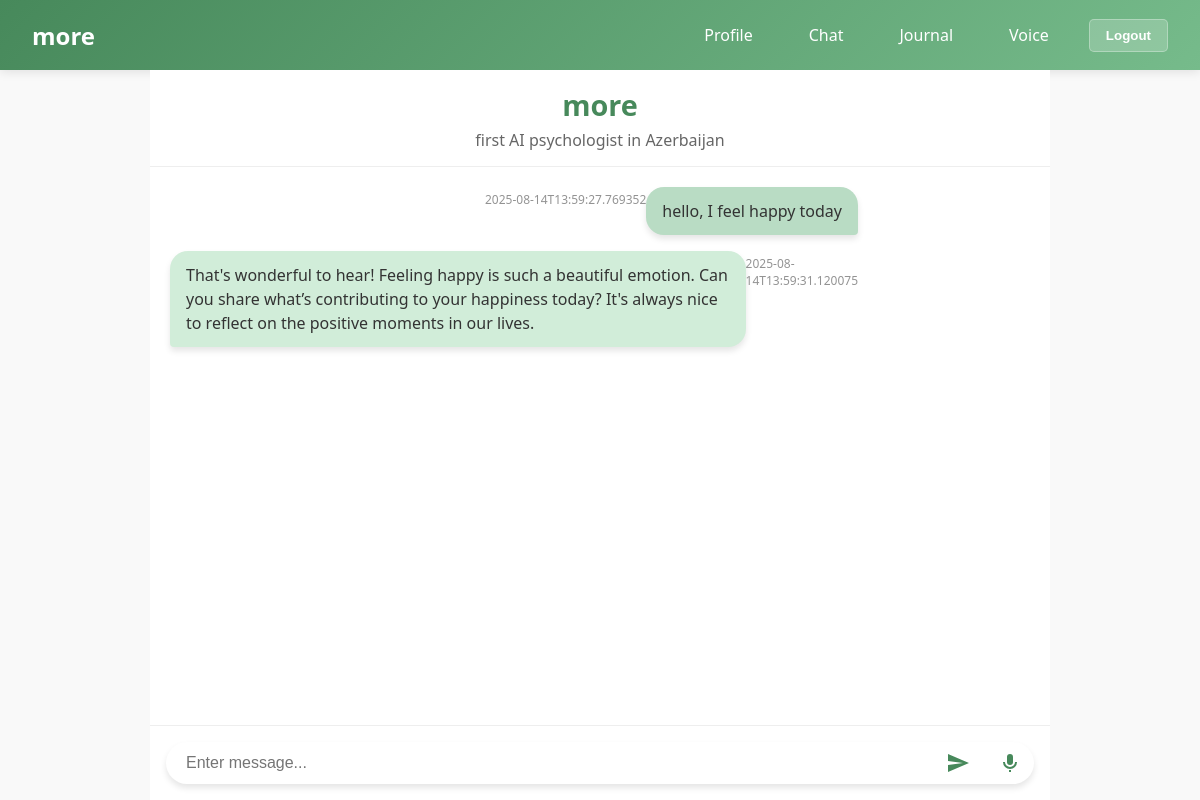
The page /chat (signed in) on the database its author committed.
### models.py (models this page shows, shortened)
class Chat(db.Model):
    __tablename__ = 'chats'
    id = db.Column(db.Integer, primary_key=True)
    user_id = db.Column(db.Integer, db.ForeignKey('users.id'), nullable=False)
    message = db.Column(db.Text, nullable=False)
    timestamp = db.Column(db.DateTime, default=datetime.utcnow)
    message_type = db.Column(db.String(20), default='user')  # 'user' or 'assistant'
    user = db.relationship('User', backref='chats', lazy=True)

### server.py (the view, shortened to what this page needs)
@app.route('/chat')
@login_required
def getresp():
    usertext = request.args.get('usertext')
    print(f"🔍 Loading chat history for user: {current_user.username} (ID: {current_user.id})")
    user_chats = Chat.query.filter_by(user_id=current_user.id).order_by(Chat.timestamp).all()
    print(f"📊 Found {len(user_chats)} chat messages for user {current_user.username}")
    history = []
    for chat in user_chats:
        history.append({
            'message': chat.message,
            'type': chat.message_type,
            'timestamp': chat.timestamp.isoformat()
        })
    if request.headers.get('X-Requested-With') == 'XMLHttpRequest':
        return jsonify(history=history)
    return render_template("chat.html", history=history)

### server.py (called while the page is built)
@login_manager.user_loader
def load_user(user_id):
    user = User.query.get(int(user_id))
    if user:
        print(f"👤 User loader: Loaded user {user.username} (ID: {user.id})")
    else:
        print(f"❌ User loader: No user found for ID {user_id}")
    return user

### templates/chat.html (shortened to what this page needs)
<!DOCTYPE html>
<html lang="en">
<head>
    <link href="{{ url_for('static', filename='styles/style.css')}}" rel="stylesheet" />
</head>
<body>
    {% include 'nav.html' %}
    <div class="container">
        <div class="title">
            <h1>more</h1>
            <h2>first AI psychologist in Azerbaijan</h2>
        </div>
        <div class="chat-wrapper">
            <div class="chat-container" id="chatContainer">
                {% for message in history %}
                    {% if message.type == 'user' %}
                        <div class="message user-message">
                            <div class="message-content">{{ message.message }}</div>
                            <div class="message-timestamp">{{ message.timestamp }}</div>
                        </div>
                    {% elif message.type == 'assistant' %}
                        <div class="message bot-message">
                            <div class="message-content">{{ message.message }}</div>
                            <div class="message-timestamp">{{ message.timestamp }}</div>
                        </div>
                    {% endif %}
                {% endfor %}
            </div>
            <form autocomplete="off" class="chat-form">
                <div class="input-container">
                    <input type="text" name="usertext" id="usertext" placeholder="Enter message..." autofocus />
                    <button type="submit" aria-label="Send message" title="Send message">
                        <svg viewBox="0 0 24 24" xmlns="http://www.w3.org/2000/svg" aria-hidden="true" focusable="false">
                            <path d="M2.01 21L23 12 2.01 3 2 10l15 2-15 2z"/>
                        </svg>
                    </button>
                    <button type="button" id="mic-button" aria-label="Voice input" title="Voice input">
                        <svg viewBox="0 0 24 24" xmlns="http://www.w3.org/2000/svg" aria-hidden="true" focusable="false">
                            <path d="M12 14a3 3 0 0 0 3-3V6a3 3 0 0 0-6 0v5a3 3 0 0 0 3 3zm5-3a5 5 0 0 1-10 0H5a7 7 0 0 0 14 0h-2zM11 19h2v2h-2v-2z"/>
                        </svg>
                    </button>
                </div>
            </form>
        </div>
    </div>
</body>
</html>

### static/styles/style.css (style rules this page uses)
:root { --primary-color: #47895b; --secondary-color: #76bb8b; --text-color: #333; --bot-message-bg: #d1edd9; --user-message-bg: #b9dcc4; --input-bg: #ffffff; --shadow: 0 4px 6px rgba(0, 0, 0, 0.1); --pulse-listening-start: #47895b; --pulse-listening-end: #376b42; --pulse-speaking-start: #47895b; --pulse-speaking-end: #76bb8b; --pulse-generating-start: #72c68b; --pulse-generating-end: #90e6aa; --pulse-error-start: #dc2626; --pulse-error-end: #b91c1c; }
body { margin: 0; padding: 0; font-family: 'Segoe UI', system-ui, -apple-system, sans-serif; color: var(--text-color); background-color: #f9f9f9; height: 100vh; display: flex; flex-direction: column; overflow: hidden; }
.container { flex: 1; display: flex; flex-direction: column; max-width: 900px; margin: 0 auto; width: 100%; height: calc(100vh - 60px); padding: 0; overflow: hidden; position: relative; }
.title { text-align: center; padding: 15px 0; background-color: white; border-bottom: 1px solid #eee; flex-shrink: 0; }
.title h1 { font-size: 1.8rem; margin: 0; color: var(--primary-color); }
.title h2 { font-size: 1rem; margin: 5px 0 0 0; font-weight: normal; color: #666; }
.chat-wrapper { flex: 1; display: flex; flex-direction: column; overflow: hidden; }
.chat-container { flex: 1; overflow-y: auto; padding: 20px; background-color: white; scroll-behavior: smooth; }
.message { display: flex; margin-bottom: 16px; max-width: 80%; }
.bot-message { align-self: flex-start; }
.user-message { align-self: flex-end; flex-direction: row-reverse; }
.message-content { padding: 12px 16px; border-radius: 18px; line-height: 1.5; box-shadow: var(--shadow); }
.bot-message .message-content { background-color: var(--bot-message-bg); border-bottom-left-radius: 4px; }
.user-message .message-content { background-color: var(--user-message-bg); border-bottom-right-radius: 4px; }
.chat-form { padding: 16px; background-color: white; border-top: 1px solid #eee; flex-shrink: 0; }
.input-container { display: flex; border-radius: 24px; background-color: var(--input-bg); box-shadow: var(--shadow); overflow: hidden; }
input { flex: 1; padding: 12px 20px; border: none; outline: none; font-size: 1rem; background-color: transparent; }
button { background-color: var(--primary-color); color: white; border: none; padding: 0 24px; cursor: pointer; font-weight: 600; transition: background-color 0.2s; }

### templates/chat.html (style rules this page uses)
#mic-button { background: none; border: none; cursor: pointer; padding: 0 12px; display: flex; align-items: center; font-size: 1.4rem; color: var(--primary-color); }
#mic-button svg { width: 24px; height: 24px; fill: var(--primary-color); }
.chat-form button[type="submit"] { background: none; border: none; cursor: pointer; padding: 0 16px; display: flex; align-items: center; font-size: 1.4rem; color: var(--primary-color); }
.chat-form button[type="submit"] svg { width: 24px; height: 24px; fill: var(--primary-color); transition: fill 0.2s ease; }
.message-timestamp { font-size: 0.75rem; color: #666; margin-top: 0.25rem; opacity: 0.7; }

### rows shown on the page
Chat: message "hello, I feel happy today", timestamp "2025-08-14T13:59:27.769352"
Chat: message "That's wonderful to hear! Feeling happy is such a beautiful emotion. Can you share what’s contributing to your happiness today? It's always nice to reflect on the positive moments in our lives.", timestamp "2025-08-14T13:59:31.120075"
